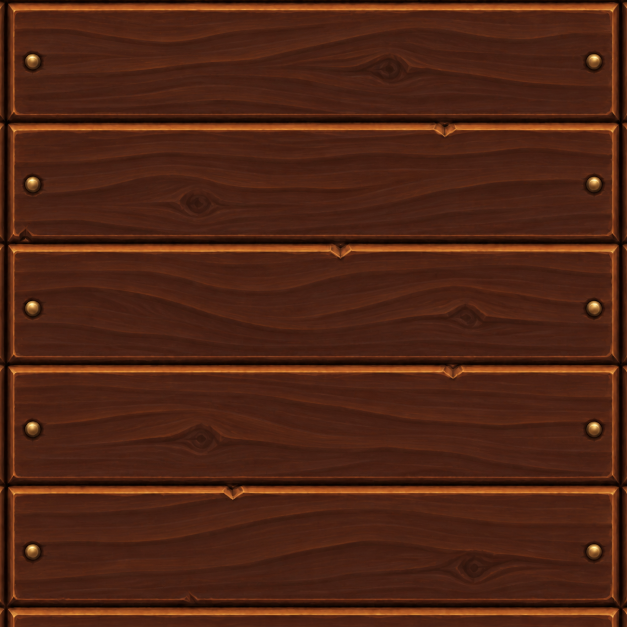
#> input picture assets/voxel_materials/wooden_plank/source/albedo_macro_master_v1.png, 1254 x 1254 px (shown at 1/2 size); the run also reads 1 picture not shown here
$ python prepare_inputs.py
#> lines starting #> are read from the running program, lines starting #| are printed output that depends on the picture
#!/usr/bin/env python3
"""Build the shared wooden-plank geometry/material priors using Pillow only."""

from __future__ import annotations

import hashlib
import json
from pathlib import Path

import numpy as np
from PIL import Image, ImageDraw, ImageFilter


ROOT = Path(__file__).resolve().parents[4]
SOURCE = Path(__file__).resolve().parent / "albedo_macro_master_v1.png"
END_GRAIN_SOURCE = Path(__file__).resolve().parent / "end_grain_generated_v1.png"
OUT = Path(__file__).resolve().parent / "inputs"
OUTPUT_SIZE = 1280
# The AI master is treated as one continuous 5×5 panel. Slice each complete
# horizontal board independently only to establish the exact pixel grid; never
# synthesize atlas cells separately, so grain remains continuous across every
# planned 1+3+1 / 4+1 / 2+2+1 UV split.
PLANK_BOUNDARIES_AT_1254 = (0, 244, 486, 730, 973, 1214)
CELL = OUTPUT_SIZE // 5


def pixel_perfect_frame(image: Image.Image) -> Image.Image:
    """Fit five complete source planks to an exact 5 × 256 px vertical grid."""
    w, h = image.size
    scale = h / 1254.0
    boundaries = [round(value * scale) for value in PLANK_BOUNDARIES_AT_1254]
    bands = []
    for top, bottom in zip(boundaries, boundaries[1:]):
        band = image.crop((0, top, w, bottom)).resize(
            (OUTPUT_SIZE, OUTPUT_SIZE // 5), Image.Resampling.LANCZOS
        )
        bands.append(band)
    framed = Image.new("RGB", (OUTPUT_SIZE, OUTPUT_SIZE))
    for index, band in enumerate(bands):
        framed.paste(band, (0, index * (OUTPUT_SIZE // 5)))
    return framed


def reconcile_periodic_edges(image: Image.Image, width: int = 18) -> Image.Image:
    """Cross-fade paired boundaries symmetrically; first/last pixels become equal."""
    source_mode = image.mode
    values = np.asarray(image, dtype=np.float32).copy()
    if values.ndim == 2:
        values = values[..., None]
    for offset in range(width):
        weight = 1.0 - offset / width
        left = values[:, offset, :].copy()
        right = values[:, -1 - offset, :].copy()
        mean = (left + right) * 0.5
        values[:, offset, :] = left * (1 - weight) + mean * weight
        values[:, -1 - offset, :] = right * (1 - weight) + mean * weight
    for offset in range(width):
        weight = 1.0 - offset / width
        top = values[offset, :, :].copy()
        bottom = values[-1 - offset, :, :].copy()
        mean = (top + bottom) * 0.5
        values[offset, :, :] = top * (1 - weight) + mean * weight
        values[-1 - offset, :, :] = bottom * (1 - weight) + mean * weight
    values = np.clip(np.rint(values), 0, 255).astype(np.uint8)
    if source_mode == "L":
        values = values[..., 0]
    return Image.fromarray(values, mode=source_mode)


def build_macro_atlas(master: Image.Image) -> Image.Image:
    """Pack complete plank templates for the greedy-quad shape vocabulary.

    The packed regions are selected as one texture per greedy quad at runtime.
    They are deliberately not joined to make one larger visual plank: a 1×3
    template is a complete three-voxel plank, not three cropped 1×1 tiles.
    """
    atlas = Image.new("RGB", (OUTPUT_SIZE, OUTPUT_SIZE))

    def plank(row: int, width_cells: int) -> Image.Image:
        source = master.crop((0, row * CELL, OUTPUT_SIZE, (row + 1) * CELL))
        return source.resize((width_cells * CELL, CELL), Image.Resampling.LANCZOS)

    # 1×1, 1×3, 1×1
    atlas.paste(plank(0, 1), (0, 0))
    atlas.paste(plank(1, 3), (CELL, 0))
    atlas.paste(plank(2, 1), (4 * CELL, 0))
    # 1×4, 1×1
    atlas.paste(plank(3, 4), (0, CELL))
    atlas.paste(plank(4, 1), (4 * CELL, CELL))
    # 1×2, 1×2, 1×1
    atlas.paste(plank(0, 2), (0, 2 * CELL))
    atlas.paste(plank(1, 2), (2 * CELL, 2 * CELL))
    atlas.paste(plank(2, 1), (4 * CELL, 2 * CELL))
    # 2×5 variation: two real deck courses with staggered plank lengths. The
    # first reads as [---][--], the second as [--][---], avoiding a repeated
    # five-voxel board while retaining a single 2×5 greedy-quad template.
    atlas.paste(plank(3, 3), (0, 3 * CELL))
    atlas.paste(plank(4, 2), (3 * CELL, 3 * CELL))
    atlas.paste(plank(1, 2), (0, 4 * CELL))
    atlas.paste(plank(2, 3), (2 * CELL, 4 * CELL))
    return atlas


def build_debug_atlas() -> Image.Image:
    """A diagnostic atlas: each selectable template is a labeled color block."""
    debug = Image.new("RGB", (OUTPUT_SIZE, OUTPUT_SIZE), (17, 21, 29))
    draw = ImageDraw.Draw(debug)
    zones = [
        (0, 0, 1, 1, "1x1", (235, 86, 86)),
        (1, 0, 3, 1, "1x3", (247, 163, 62)),
        (4, 0, 1, 1, "1x1", (244, 221, 74)),
        (0, 1, 4, 1, "1x4", (86, 202, 102)),
        (4, 1, 1, 1, "1x1", (67, 190, 180)),
        (0, 2, 2, 1, "1x2", (76, 146, 236)),
        (2, 2, 2, 1, "1x2", (117, 95, 222)),
        (4, 2, 1, 1, "1x1", (206, 89, 212)),
        (0, 3, 5, 2, "2x5 / deck", (220, 74, 129)),
    ]
    for x, y, w, h, label, color in zones:
        box = (x * CELL, y * CELL, (x + w) * CELL - 1, (y + h) * CELL - 1)
        draw.rectangle(box, fill=color, outline=(255, 255, 255), width=8)
        draw.text((box[0] + 20, box[1] + 20), label, fill=(8, 10, 16), stroke_width=2, stroke_fill=(255, 255, 255))
    return debug


def build_maps(base: Image.Image) -> tuple[Image.Image, Image.Image, Image.Image]:
    w, h = base.size
    gray = base.convert("L")
    blur = gray.filter(ImageFilter.GaussianBlur(radius=max(3, w / 90)))
    gray_values = np.asarray(gray, dtype=np.float32)
    blur_values = np.asarray(blur, dtype=np.float32)
    period = h / 5.0
    yy, xx = np.mgrid[0:h, 0:w]
    seam_mod = np.mod(yy, period)
    seam_distance = np.minimum(seam_mod, period - seam_mod)
    edge_distance = np.minimum(xx, w - 1 - xx)
    seam_profile = np.where(
        seam_distance < h * 0.005,
        0.16,
        np.minimum(0.64, 0.30 + seam_distance / (h * 0.055)),
    )
    edge_profile = np.where(
        edge_distance < w * 0.005,
        0.16,
        np.minimum(0.64, 0.30 + edge_distance / (w * 0.040)),
    )
    structure = np.minimum(seam_profile, edge_profile)
    grain = (gray_values - blur_values) / 255.0

    row = np.mod(yy, period) / period
    y_distance = np.abs(row - 0.5) * period
    x_distance = np.minimum(np.abs(xx - w * 0.052), np.abs(xx - w * 0.948))
    radius = w * 0.016
    nail = np.clip((radius - np.hypot(x_distance, y_distance)) / (radius * 0.28), 0.0, 1.0)

    # Bevy's parallax depth convention is black = closest/top and white =
    # deepest/bottom. The geometric prior is naturally authored as elevation,
    # so invert it before publishing the shared height map.
    height_values = 1.0 - np.maximum(structure + grain * 0.12, 0.82 * nail)
    bevel = structure < 0.56
    wood_rough = 0.69 - grain * 0.10 - bevel * 0.10
    roughness_values = wood_rough * (1 - nail) + 0.27 * nail
    metallic_values = 0.94 * nail

    def grayscale(values: np.ndarray) -> Image.Image:
        return Image.fromarray(np.clip(np.rint(values * 255), 0, 255).astype(np.uint8), mode="L")

    return grayscale(height_values), grayscale(roughness_values), grayscale(metallic_values)


def main() -> None:
    OUT.mkdir(parents=True, exist_ok=True)
    source_bytes = SOURCE.read_bytes()
    master = pixel_perfect_frame(Image.open(SOURCE).convert("RGB"))
#> in pixel_perfect_frame, `w, h = image.size`: w = 1254
#> in pixel_perfect_frame, `scale = h / 1254.0`: scale = 1
#> in pixel_perfect_frame, `boundaries = [round(value * scale) for value in PLANK_BOUNDARIES_AT_12..`: boundaries = [0, 244, 486, 730, 973, 1214]
#> the loop in pixel_perfect_frame, `for top, bottom in zip(boundaries, boundaries[1:]):` made 5 passes
#> (top, bottom) on passes 1 to 5: (0, 244), (244, 486), (486, 730), (730, 973), (973, 1214)
#> pass 1, in pixel_perfect_frame, `band = image.crop((0, top, w, bottom)).resize( (OUTPUT_SIZE, OUTPUT_SI..`:
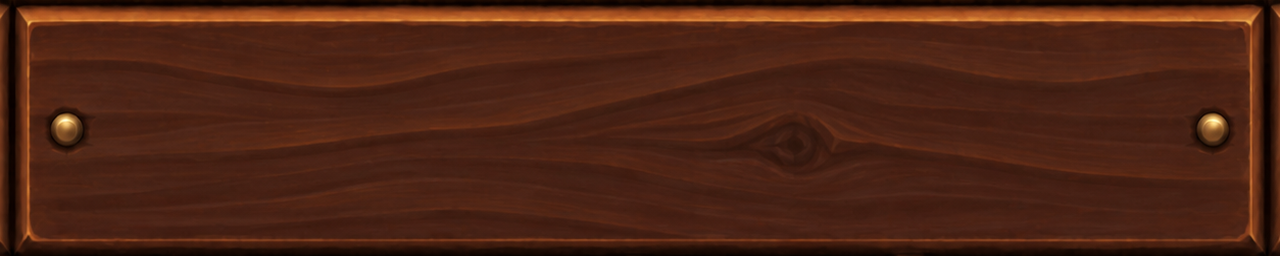
#> band: PIL image 1280x256 RGB; mean R, G, B 76.9, 35.9, 20
#> after the loop in pixel_perfect_frame, `for top, bottom in zip(boundaries, boundaries[1:]):`: bands = 5 items
#> in pixel_perfect_frame, `framed = Image.new("RGB", (OUTPUT_SIZE, OUTPUT_SIZE))`: framed: PIL image 1280x1280 RGB; every value is 0
#> the loop in pixel_perfect_frame, `for index, band in enumerate(bands):` made 5 passes
    master.save(OUT / "macro_master.png", optimize=True)
    base = reconcile_periodic_edges(build_macro_atlas(master))
#> in build_macro_atlas, `atlas.paste(plank(2, 3), (2 * CELL, 4 * CELL))`:
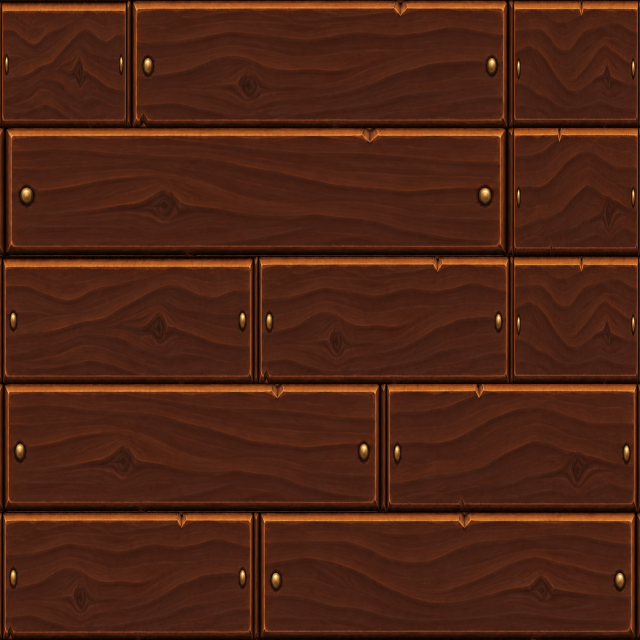
#> atlas: PIL image 1280x1280 RGB (shown at 1/2 size); mean R, G, B 77.6, 36, 20
#> in reconcile_periodic_edges, `source_mode = image.mode`: source_mode = 'RGB'
    height, roughness, metallic = build_maps(base)
#> in build_maps, `seam_mod = np.mod(yy, period)`:
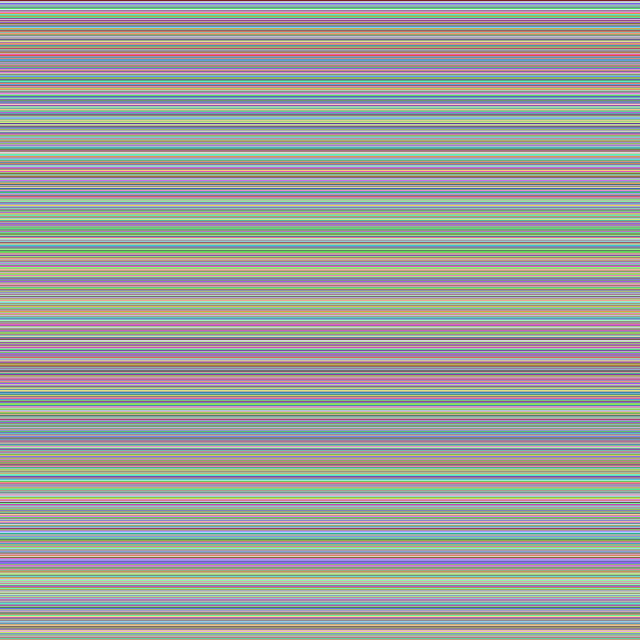
#> yy: shape (1280, 1280) int64 (shown at 1/2 size); 1280 distinct labels, from 0 to 1279; one colour per label, 0 black
#> in build_maps, `edge_distance = np.minimum(xx, w - 1 - xx)`:
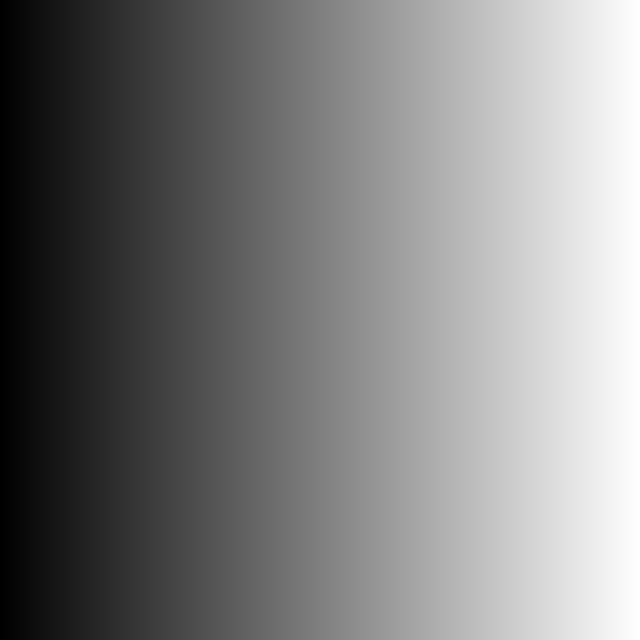
#> xx: shape (1280, 1280) int64 (shown at 1/2 size); min 0, max 1279, mean 639.5; drawn with min black and max white
#> in build_maps, `nail = np.clip((radius - np.hypot(x_distance, y_distance)) / (radius *..`:
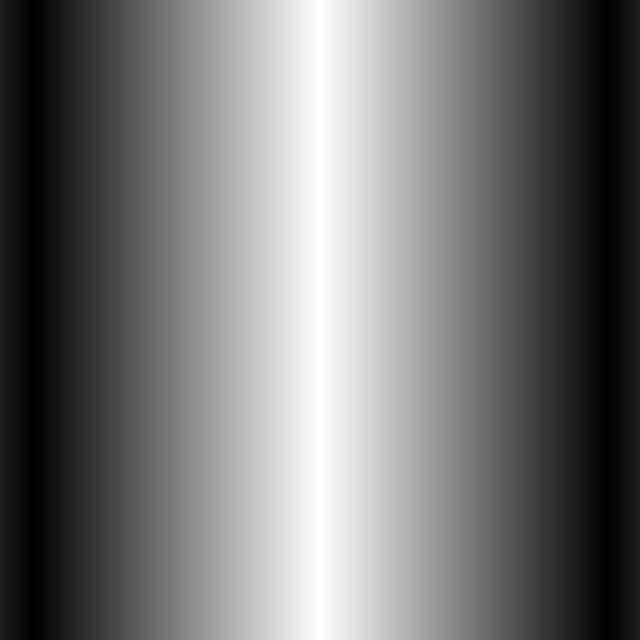
#> x_distance: shape (1280, 1280) float64 (shown at 1/2 size); min 0.44, max 573.4, mean 260.4; drawn with min black and max white
#> in build_maps, `height_values = 1.0 - np.maximum(structure + grain * 0.12, 0.82 * nail)`:
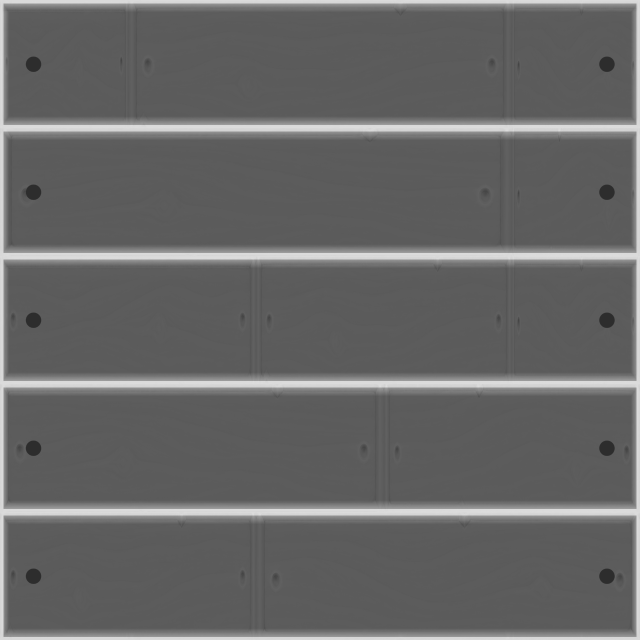
#> height_values: shape (1280, 1280) float64 (shown at 1/2 size); min 0.18, max 0.866, mean 0.407
#> in build_maps, `wood_rough = 0.69 - grain * 0.10 - bevel * 0.10`:
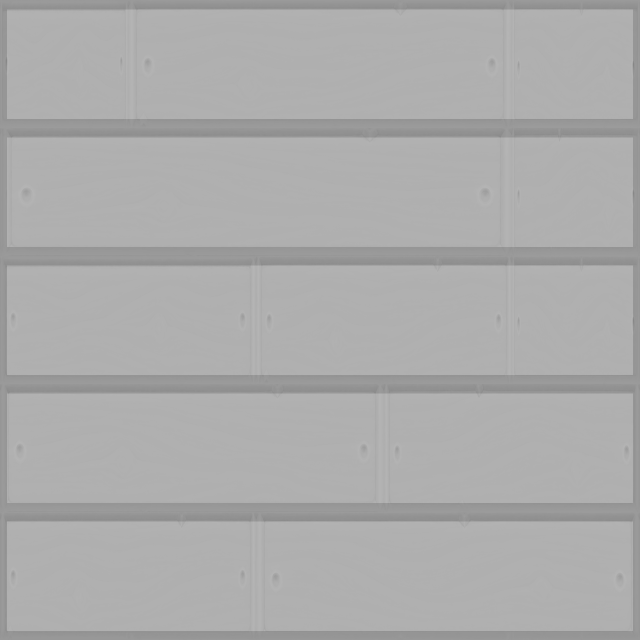
#> wood_rough: shape (1280, 1280) float64 (shown at 1/2 size); min 0.52, max 0.713, mean 0.674
    maps = {
        "base_color.png": reconcile_periodic_edges(base),
        "height.png": reconcile_periodic_edges(height),
        "roughness.png": reconcile_periodic_edges(roughness),
        "metallic.png": reconcile_periodic_edges(metallic),
    }
    for name, image in maps.items():
        image.save(OUT / name, optimize=True)
#> this loop made 4 passes
#> name on passes 1 to 4: 'base_color.png', 'height.png', 'roughness.png', 'metallic.png'
    build_debug_atlas().save(OUT / "debug_atlas.png", optimize=True)
    # Cut faces use an independently authored end-grain image rather than a
    # stretched long plank. Clamp-safe edge reconciliation prevents a dark
    # fringe when a greedy end face is wider than one voxel.
    end_grain = Image.open(END_GRAIN_SOURCE).convert("RGB").resize(
        (OUTPUT_SIZE, OUTPUT_SIZE), Image.Resampling.LANCZOS
    )
    reconcile_periodic_edges(end_grain).save(OUT / "end_grain.png", optimize=True)
    metadata = {
        "source": str(SOURCE.relative_to(ROOT)),
        "end_grain_source": str(END_GRAIN_SOURCE.relative_to(ROOT)),
        "source_sha256": hashlib.sha256(source_bytes).hexdigest(),
        "size": list(base.size),
        "framing": {
            "output_size": OUTPUT_SIZE,
            "plank_height_px": OUTPUT_SIZE // 5,
            "source_boundaries_at_1254": list(PLANK_BOUNDARIES_AT_1254),
            "discarded_source_rows": [PLANK_BOUNDARIES_AT_1254[-1], 1254],
        },
        "continuous_master": "macro_master.png",
        "base_color_role": "packed greedy-quad template atlas",
        "periodic_blend_width_px": 18,
        "plank_count": 5,
        "macro_voxels": [5, 5],
        "atlas_regions": [
            {"origin": [0, 0], "size": [1, 1]},
            {"origin": [1, 0], "size": [3, 1]},
            {"origin": [4, 0], "size": [1, 1]},
            {"origin": [0, 1], "size": [4, 1]},
            {"origin": [4, 1], "size": [1, 1]},
            {"origin": [0, 2], "size": [2, 1]},
            {"origin": [2, 2], "size": [2, 1]},
            {"origin": [4, 2], "size": [1, 1]},
            {"origin": [0, 3], "size": [5, 2]},
        ],
        "nail_columns_normalized": [0.052, 0.948],
    }
    (OUT / "inputs.json").write_text(json.dumps(metadata, indent=2) + "\n")


if __name__ == "__main__":
    main()
